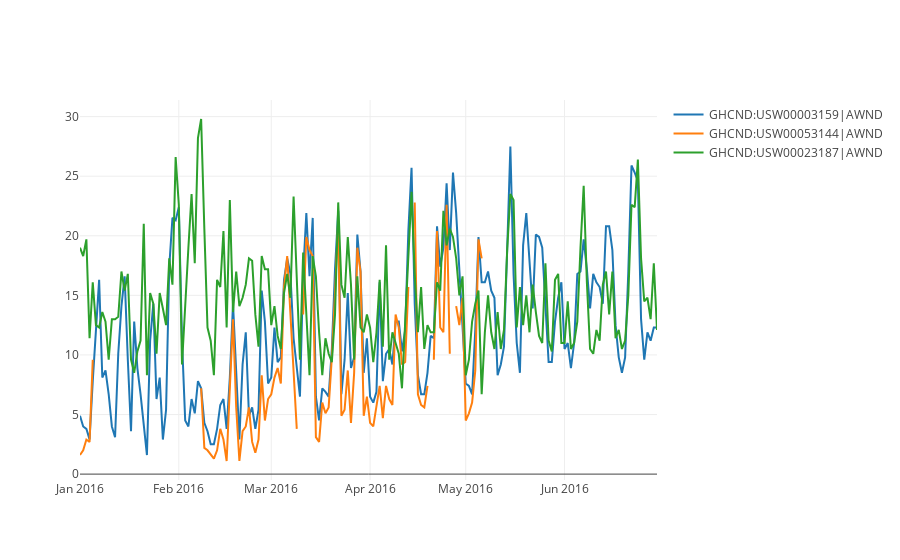
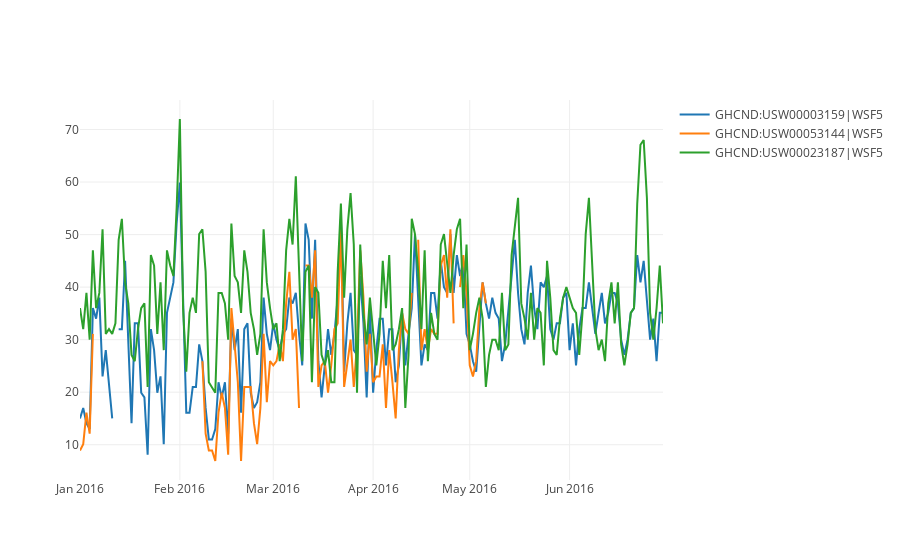

Source (notebook cell) for these figures, in order:
### Code cell
stations = ["GHCND:USW00003159|", "GHCND:USW00053144|", "GHCND:USW00023187|"]
filtered_turbine = daily_mean_turbine_reading.loc[daily_mean_turbine_reading["turbine_num"] == random_turbines[0]]

for feature in features_list:
    traces = []
    for station in stations:
        try:
            trace = go.Scatter(x = filtered_turbine["date"],
                               y = filtered_turbine[station+feature],
                               mode = 'lines',
                               name = station+feature)
            traces.append(trace)
        except:
            print("Feature not available.")
    py.iplot(traces, filename='line-mode')

### Figure 1 — Plotly figure (JSON) as saved in the notebook; plotly's stock layout.template omitted (floating-point values rounded to 4 significant figures; data arrays with more than 128 entries replaced by an {"elided": "..."} marker saying what was removed)
{"data": [{"mode": "lines", "name": "GHCND:USW00003159|AWND", "type": "scatter", "uid": "21a09846-ed54-11e8-bc17-50e549ed1be1", "x": {"elided": "182 str values"}, "y": {"elided": "182 float values"}}, {"mode": "lines", "name": "GHCND:USW00053144|AWND", "type": "scatter", "uid": "21a09847-ed54-11e8-b57d-50e549ed1be1", "x": {"elided": "182 str values"}, "y": {"elided": "182 float values"}}, {"mode": "lines", "name": "GHCND:USW00023187|AWND", "type": "scatter", "uid": "21a09848-ed54-11e8-86ec-50e549ed1be1", "x": {"elided": "182 str values"}, "y": {"elided": "182 float values"}}], "layout": {}}

### Figure 2 — Plotly figure (JSON) as saved in the notebook; plotly's stock layout.template omitted (floating-point values rounded to 4 significant figures; data arrays with more than 128 entries replaced by an {"elided": "..."} marker saying what was removed)
{"data": [{"mode": "lines", "name": "GHCND:USW00003159|WSF5", "type": "scatter", "uid": "21b7f12c-ed54-11e8-a3b3-50e549ed1be1", "x": {"elided": "182 str values"}, "y": {"elided": "182 float values"}}, {"mode": "lines", "name": "GHCND:USW00053144|WSF5", "type": "scatter", "uid": "21b7f12d-ed54-11e8-9336-50e549ed1be1", "x": {"elided": "182 str values"}, "y": {"elided": "182 float values"}}, {"mode": "lines", "name": "GHCND:USW00023187|WSF5", "type": "scatter", "uid": "21b7f12e-ed54-11e8-8621-50e549ed1be1", "x": {"elided": "182 str values"}, "y": {"elided": "182 float values"}}], "layout": {}}
